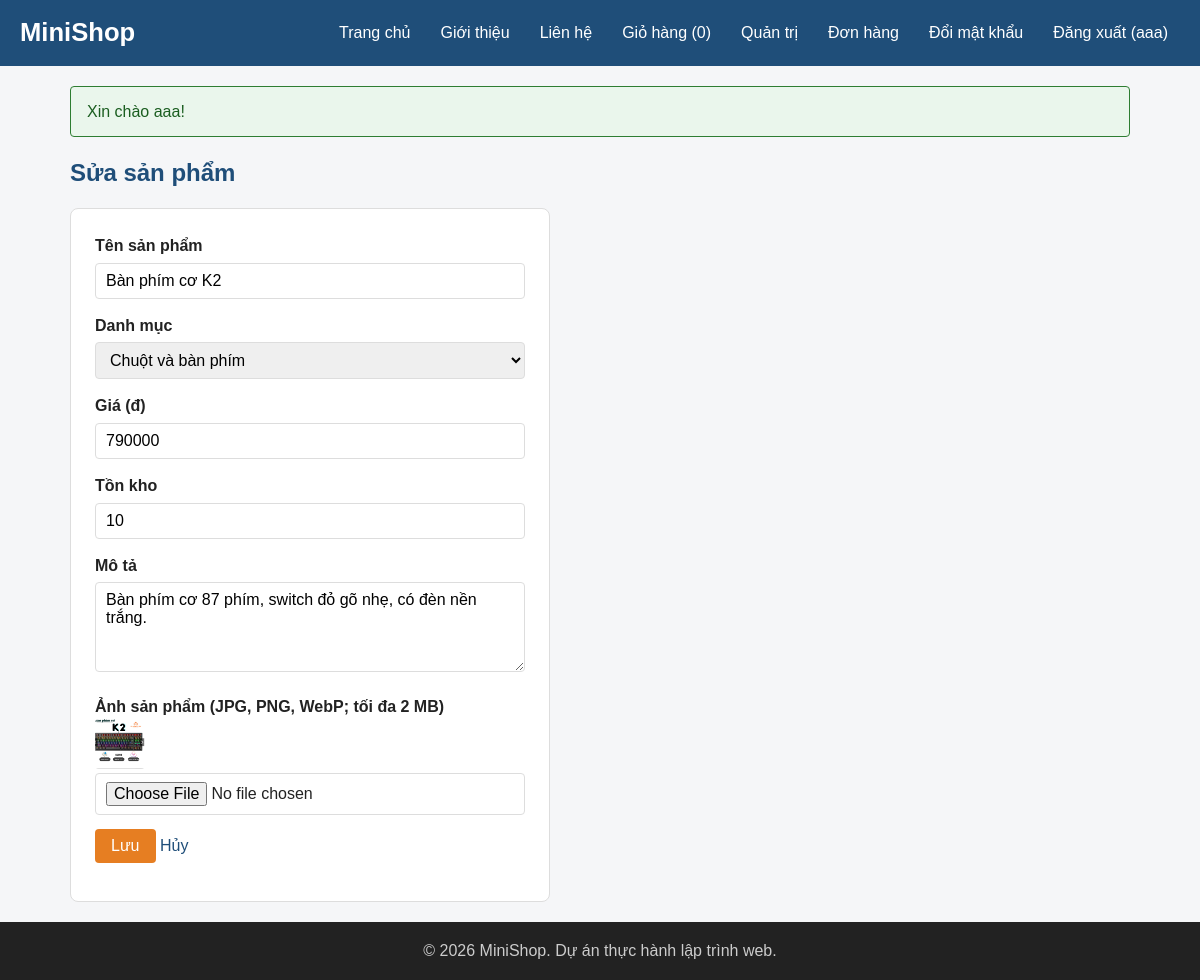
The page /admin/product-form.php?id=2 (signed in) on the database its author committed.
### tables this page shows
CREATE TABLE `products` (
  `id` int(10) UNSIGNED NOT NULL,
  `category_id` int(10) UNSIGNED NOT NULL,
  `name` varchar(200) NOT NULL,
  `price` int(10) UNSIGNED NOT NULL,
  `description` text DEFAULT NULL,
  `image` varchar(255) NOT NULL DEFAULT 'images/sp01.jpg',
  `stock` int(10) UNSIGNED NOT NULL DEFAULT 0,
  `created_at` datetime NOT NULL DEFAULT current_timestamp()
);

CREATE TABLE `categories` (
  `id` int(10) UNSIGNED NOT NULL,
  `name` varchar(100) NOT NULL
);

### includes/functions.php (called while the page is built, shortened)
<?php
function e($value)
{
    return htmlspecialchars((string) $value, ENT_QUOTES, 'UTF-8');
}
function url($path = '')
{
    return BASE_URL . ltrim($path, '/');
}

### admin/product-form.php (the view, shortened to what this page needs)
<?php
require __DIR__ . '/../includes/init.php';
$id = (int) ($_GET['id'] ?? 0);
$product = [
    'category_id' => 0,
    'name'        => '',
    'price'       => '',
    'stock'       => '',
    'description' => '',
    'image'       => 'images/sp01.jpg',
];
if ($id > 0) {
    $stmt = $pdo->prepare('SELECT * FROM products WHERE id = ?');
    $stmt->execute([$id]);
    $product = $stmt->fetch();
}
$categories = $pdo->query('SELECT id, name FROM categories ORDER BY id')->fetchAll();
$pageTitle = $id > 0 ? 'Sửa sản phẩm' : 'Thêm sản phẩm';
$action = 'admin/product-form.php' . ($id > 0 ? '?id=' . $id : '');
require __DIR__ . '/../includes/header.php';
?>
<h2><?= $pageTitle ?></h2>
<form action="<?= url($action) ?>" method="post" enctype="multipart/form-data" class="form">
    <p>
        <label for="name">Tên sản phẩm</label><br>
        <input type="text" id="name" name="name" value="<?= e($product['name']) ?>" required>
    </p>
    <p>
        <label for="category_id">Danh mục</label><br>
        <select id="category_id" name="category_id" required>
            <?php foreach ($categories as $category): ?>
                <option value="<?= $category['id'] ?>"
                    <?= $category['id'] === $product['category_id'] ? 'selected' : '' ?>>
                    <?= e($category['name']) ?>
                </option>
            <?php endforeach; ?>
        </select>
    </p>
    <p>
        <label for="price">Giá (đ)</label><br>
        <input type="number" id="price" name="price" value="<?= e($product['price']) ?>"
               min="1000" step="1000" required>
    </p>
    <p>
        <label for="stock">Tồn kho</label><br>
        <input type="number" id="stock" name="stock" value="<?= e($product['stock']) ?>" min="0" required>
    </p>
    <p>
        <label for="description">Mô tả</label><br>
        <textarea id="description" name="description" rows="4"><?= e($product['description']) ?></textarea>
    </p>
    <p>
        <label for="image">Ảnh sản phẩm (JPG, PNG, WebP; tối đa 2 MB)</label><br>
        <img src="<?= url($product['image']) ?>" alt="" class="thumb"><br>
        <input type="file" id="image" name="image" accept="image/jpeg,image/png,image/webp">
    </p>
    <p>
        <button type="submit" class="btn btn-accent">Lưu</button>
        <a href="<?= url('admin/products.php') ?>">Hủy</a>
    </p>
</form>
<?php require __DIR__ . '/../includes/footer.php'; ?>

### css/style.css (style rules this page uses)
:root { --primary: #1f4e79; --primary-dark: #163a5a; --accent: #e67e22; --accent-dark: #cf6d17; --text: #222222; --muted: #666666; --border: #dddddd; --bg: #f5f6f8; --white: #ffffff; --danger: #c0392b; }
* { box-sizing: border-box; }
body { margin: 0; font-family: Arial, Helvetica, sans-serif; font-size: 16px; line-height: 1.6; color: var(--text); background-color: var(--bg); }
h1, h2, h3 { line-height: 1.3; }
h2 { color: var(--primary); }
a { color: var(--primary); text-decoration: none; }
img { max-width: 100%; height: auto; }
.btn { display: inline-block; padding: 8px 16px; border: none; border-radius: 4px; background-color: var(--primary); color: var(--white); font-size: 1rem; font-family: inherit; cursor: pointer; }
.btn-accent { background-color: var(--accent); }
body { display: flex; flex-direction: column; min-height: 100vh; }
.form { max-width: 480px; padding: 24px; border: 1px solid var(--border); border-radius: 8px; background-color: var(--white); }
.form p { margin: 0 0 14px; }
.form label { font-weight: bold; }
.form input[type="text"], .form input[type="email"], .form input[type="password"], .form input[type="tel"], .form select, .form textarea { width: 100%; margin-top: 4px; padding: 8px 10px; border: 1px solid var(--border); border-radius: 4px; font-size: 1rem; font-family: inherit; }
.thumb { width: 50px; height: 50px; object-fit: cover; border-radius: 4px; vertical-align: middle; }
.form input[type="number"], .form input[type="file"] { width: 100%; margin-top: 4px; padding: 8px 10px; border: 1px solid var(--border); border-radius: 4px; font-size: 1rem; }

### rows shown on the page
products: name "Bàn phím cơ K2", category_id "Chuột và bàn phím", price "790000", stock "10", description "Bàn phím cơ 87 phím, switch đỏ gõ nhẹ, có đèn nền trắng.", image (picture)

### other values the page prints
APP_NAME "MiniShop"
cart_count() "0"
current_user()['fullname'] "aaa"
$flash['message'] "Xin chào aaa!"
$pageTitle "Sửa sản phẩm"
